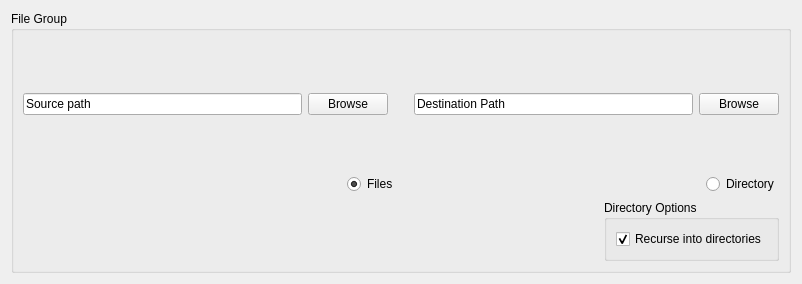
<?xml version="1.0" encoding="UTF-8"?>
<ui version="4.0">
 <class>FileBrowser</class>
 <widget class="QWidget" name="FileBrowser">
  <property name="geometry">
   <rect>
    <x>0</x>
    <y>0</y>
    <width>802</width>
    <height>284</height>
   </rect>
  </property>
  <property name="windowTitle">
   <string>File Browser</string>
  </property>
  <layout class="QVBoxLayout" name="verticalLayout_4">
   <item>
    <widget class="QGroupBox" name="groupBox">
     <property name="title">
      <string>File Group</string>
     </property>
     <layout class="QVBoxLayout" name="verticalLayout_5">
      <item>
       <layout class="QVBoxLayout" name="verticalLayout_3">
        <item>
         <layout class="QHBoxLayout" name="horizontalLayout_2">
          <item>
           <widget class="QLineEdit" name="txtSource">
            <property name="text">
             <string>Source path</string>
            </property>
           </widget>
          </item>
          <item>
           <widget class="QPushButton" name="btnSource">
            <property name="text">
             <string>Browse</string>
            </property>
           </widget>
          </item>
          <item>
           <spacer name="verticalSpacer">
            <property name="orientation">
             <enum>Qt::Vertical</enum>
            </property>
            <property name="sizeHint" stdset="0">
             <size>
              <width>20</width>
              <height>40</height>
             </size>
            </property>
           </spacer>
          </item>
          <item>
           <widget class="QLineEdit" name="txtDest">
            <property name="text">
             <string>Destination Path</string>
            </property>
           </widget>
          </item>
          <item>
           <widget class="QPushButton" name="btnDest">
            <property name="text">
             <string>Browse</string>
            </property>
           </widget>
          </item>
         </layout>
        </item>
        <item>
         <layout class="QHBoxLayout" name="horizontalLayout_4">
          <item alignment="Qt::AlignRight">
           <widget class="QRadioButton" name="btnFiles">
            <property name="text">
             <string>Files</string>
            </property>
            <property name="checked">
             <bool>true</bool>
            </property>
           </widget>
          </item>
          <item alignment="Qt::AlignRight">
           <widget class="QRadioButton" name="btnDirectory">
            <property name="text">
             <string>Directory</string>
            </property>
           </widget>
          </item>
         </layout>
        </item>
        <item alignment="Qt::AlignRight">
         <widget class="QGroupBox" name="boxOptions">
          <property name="title">
           <string>Directory Options</string>
          </property>
          <layout class="QVBoxLayout" name="verticalLayout_2">
           <item alignment="Qt::AlignRight">
            <widget class="QCheckBox" name="chkRecurse">
             <property name="text">
              <string>Recurse into directories</string>
             </property>
             <property name="checked">
              <bool>true</bool>
             </property>
            </widget>
           </item>
          </layout>
         </widget>
        </item>
       </layout>
      </item>
     </layout>
    </widget>
   </item>
  </layout>
 </widget>
 <resources/>
 <connections/>
</ui>
